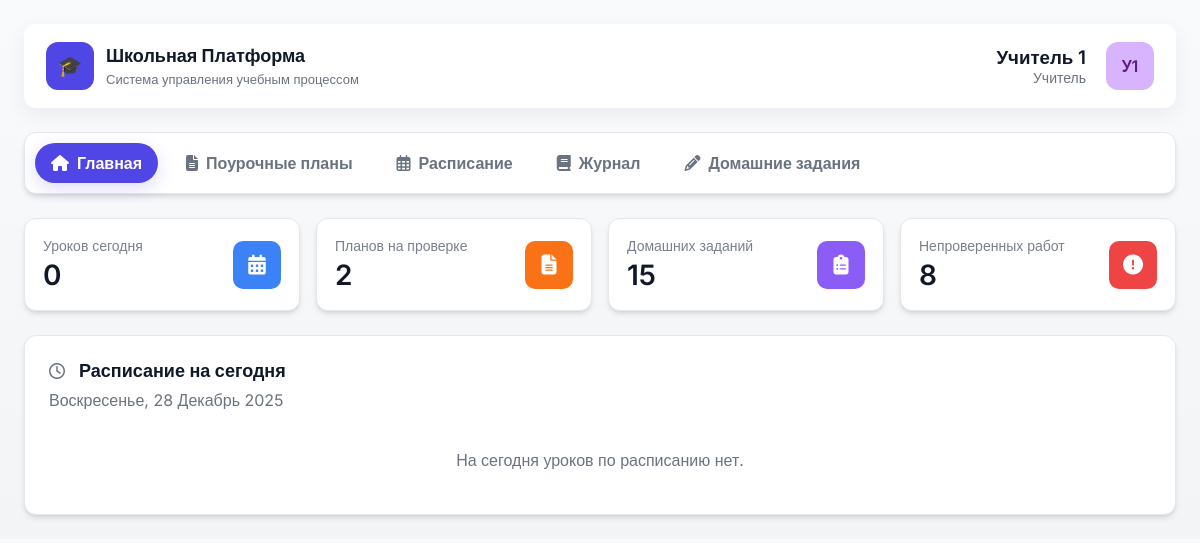
The app's page /teacher/dashboard/ (signed in) with its own data.
### bilimClassApp/models.py (models this page shows, shortened)
class Teacher(models.Model):
    user = models.OneToOneField(User, on_delete=models.CASCADE, primary_key=True)
    school = models.ForeignKey(School, on_delete=models.SET_NULL, null=True, blank=True, verbose_name="Школа")
    subjects = models.ManyToManyField(Subject, blank=True, verbose_name="Предметы, которые преподает")
    class Meta:
        verbose_name = "Учитель"
        verbose_name_plural = "Учителя"

### bilimClassApp/views.py (the view, shortened to what this page needs)
# urls.py: path('teacher/dashboard/', views.teacher_dashboard_view, name='teacher_dashboard'),
@login_required
def teacher_dashboard_view(request):
    try:
        teacher = request.user.teacher
    except Teacher.DoesNotExist:
        return render(request, 'error.html', {'message': 'Доступ только для учителей.'})
    today = date.today()
    today_weekday = today.isoweekday()
    schedule_today = Schedule.objects.filter(
        teacher=teacher, day_of_week=today_weekday
    ).order_by('start_time').select_related('subject', 'school_class')
    homeworks = Homework.objects.filter(teacher=teacher).annotate(
        submission_count=Count('submissions'),
        checked_count=Count('submissions', filter=Q(submissions__grade__isnull=False))
    ).prefetch_related('school_class', 'subject')
    homework_form = HomeworkForm(teacher=teacher)
    lessons_today_count = schedule_today.count()
    plans_to_check_count, homeworks_count, unchecked_works_count = 2, 15, 8
    full_schedule = Schedule.objects.filter(teacher=teacher).select_related('subject', 'school_class').order_by('start_time')
    lessons_by_day_num = {day: [] for day in range(1, 7)}
    for lesson in full_schedule:
        if lesson.day_of_week in lessons_by_day_num:
            lessons_by_day_num[lesson.day_of_week].append(lesson)
    schedule_for_template = []
    days_info = {1: "Понедельник", 2: "Вторник", 3: "Среда", 4: "Четверг", 5: "Пятница"}
    start_of_week = today - timedelta(days=today.weekday())
    for day_num, day_name in days_info.items():
        schedule_for_template.append({
            'day_number': day_num, 'day_name': day_name,
            'date': start_of_week + timedelta(days=day_num - 1),
            'lessons': lessons_by_day_num.get(day_num, [])
        })
    lessons_in_week_count = full_schedule.count()
    unique_classes_count = full_schedule.values('school_class').distinct().count()
    hours_in_week = f"{lessons_in_week_count * 0.75:.2f}".replace('.', ',')
    selected_school_id = request.GET.get('school_id')
    selected_class_id = request.GET.get('class_id')
    selected_subject_id = request.GET.get('subject_id')
    teacher_schools = School.objects.filter(schoolclass__teacherassignment__teacher=teacher).distinct()
    teacher_classes = SchoolClass.objects.none()
    if selected_school_id:
        teacher_classes = SchoolClass.objects.filter(school_id=selected_school_id, teacherassignment__teacher=teacher).distinct()
    teacher_subjects = Subject.objects.none()
    if selected_class_id:
        teacher_subjects = Subject.objects.filter(teacherassignment__school_class_id=selected_class_id, teacherassignment__teacher=teacher).distinct()
    journal_data = []
    date_range = []
    lesson_plans = LessonPlan.objects.filter(teacher=teacher).select_related(
        'school_class', 'subject'
    ).order_by('-date')
    lesson_plan_form = LessonPlanForm(teacher=teacher)
    context = {
        'teacher': teacher,
        'today': today,
        'today_weekday': today_weekday,
        'schedule_today': schedule_today, 'lessons_today_count': lessons_today_count,
        'plans_to_check_count': plans_to_check_count, 'homeworks_count': homeworks_count,
        'unchecked_works_count': unchecked_works_count,
        'schedule_for_template': schedule_for_template, 'lessons_in_week_count': lessons_in_week_count,
        'unique_classes_count': unique_classes_count, 'hours_in_week': hours_in_week,
        'all_schools': teacher_schools,
        'teacher_classes': teacher_classes,
        'teacher_subjects': teacher_subjects,
        'selected_school_id': int(selected_school_id) if selected_school_id else None,
        'selected_class_id': int(selected_class_id) if selected_class_id else None,
        'selected_subject_id': int(selected_subject_id) if selected_subject_id else None,
        'journal_data': journal_data,
        'date_range': date_range,
        'homeworks': homeworks,
        'homework_form': homework_form,
        'lesson_plans': lesson_plans,
        'lesson_plan_form': lesson_plan_form,
    }
    return render(request, 'bilimClassApp/teacher_dashboard.html', context)

### bilimClassApp/models.py (called while the page is built)
    def __str__(self):
        return self.name

    def __str__(self):
        return f"{self.school.name} - {self.name}"

### bilimClassApp/templates/bilimClassApp/teacher_dashboard.html (shortened to what this page needs)
{% load static %}
<!DOCTYPE html>
<html lang="ru">
<head>
    <link rel="stylesheet" href="https://cdnjs.cloudflare.com/ajax/libs/font-awesome/6.1.1/css/all.min.css">
    <link rel="stylesheet" href="{% static 'bilimClassApp/css/teacher_homework.css' %}">
    <link rel="stylesheet" href="{% static 'bilimClassApp/css/teacher_dashboard.css' %}">
    <link rel="stylesheet" href="{% static 'bilimClassApp/css/base.css' %}">
</head>
<body class="td-body">
<div class="td-container">
    <header class="td-header">
        <div class="td-logo-section">
            <div class="td-logo-icon">🎓</div>
            <div>
                <h1>Школьная Платформа</h1>
                <p>Система управления учебным процессом</p>
            </div>
        </div>
        <div class="td-user-section">
            <div class="td-user-info">
                <a href="{% url 'profile' %}" class="td-user-link">
                    <h3>{{ teacher.user.get_full_name }}</h3>
                </a>
                <p>Учитель</p>
            </div>
            <a href="{% url 'profile' %}" class="td-user-link">
                <div class="td-user-avatar">{{ teacher.user.first_name|first }}{{ teacher.user.last_name|first }}</div>
            </a>
        </div>
    </header>
    <main>
        <nav class="td-main-nav">
            <ul>
                <li><a class="active" data-tab="dashboard"><i class="fas fa-home"></i> Главная</a></li>
                <li><a data-tab="lesson-plans"><i class="fas fa-file-alt"></i> Поурочные планы</a></li>
                <li><a data-tab="schedule"><i class="far fa-calendar-alt"></i> Расписание</a></li>
                <li><a data-tab="journal"><i class="fas fa-book"></i> Журнал</a></li>
                <li><a data-tab="homework"><i class="fas fa-pencil-alt"></i> Домашние задания</a></li>
            </ul>
        </nav>
        <div class="tabs-container">
            <div id="dashboard-content" class="tab-content active">
                <section class="td-stats-cards">
                    <div class="td-stat-card">
                        <div class="stat-info">
                            <p>Уроков сегодня</p>
                            <h2>{{ lessons_today_count|default:0 }}</h2>
                        </div>
                        <div class="stat-icon blue">
                            <i class="fas fa-calendar-alt"></i>
                        </div>
                    </div>
                    <div class="td-stat-card">
                        <div class="stat-info">
                            <p>Планов на проверке</p>
                            <h2>{{ plans_to_check_count|default:0 }}</h2>
                        </div>
                        <div class="stat-icon orange">
                            <i class="fas fa-file-alt"></i>
                        </div>
                    </div>
                    <div class="td-stat-card">
                        <div class="stat-info">
                            <p>Домашних заданий</p>
                            <h2>{{ homeworks_count|default:0 }}</h2>
                        </div>
                        <div class="stat-icon purple">
                            <i class="fas fa-clipboard-list"></i>
                        </div>
                    </div>
                    <div class="td-stat-card">
                        <div class="stat-info">
                            <p>Непроверенных работ</p>
                            <h2>{{ unchecked_works_count|default:0 }}</h2>
                        </div>
                        <div class="stat-icon red">
                            <i class="fas fa-exclamation-circle"></i>
                        </div>
                    </div>
                </section>
                <section class="td-card">
                    <div class="td-card-header"><i class="far fa-clock"></i><h3>Расписание на сегодня</h3></div>
                    <p class="td-card-subtitle">{{ today|date:"l, j F Y" }}</p>
                    <div class="td-schedule-list">
                        {% for lesson in schedule_today %}
                        <div class="td-lesson-item">
                            <div class="td-lesson-time"><p>{{ lesson.start_time|time:"H:i" }}</p><span>{{ lesson.end_time|time:"H:i" }}</span></div>
                            <div class="td-lesson-info"><h4>{{ lesson.subject.name }}</h4><p>Класс {{ lesson.school_class.name }} • Кабинет {{ lesson.classroom }}</p></div>
                            <span class="td-lesson-status">Предстоит</span>
                        </div>
                        {% empty %}
                        <p style="text-align: center; padding: 20px; color: var(--text-secondary);">На сегодня уроков по расписанию нет.</p>
                        {% endfor %}
                    </div>
                </section>
            </div>
        </div>
    </main>
</div>
</body>
</html>

### bilimClassApp/static/bilimClassApp/css/base.css (style rules this page uses)
:root { --bg-main: #F9FAFB; --bg-widget: #FFFFFF; --text-primary: #111827; --text-secondary: #6B7280; --border-color: #E5E7EB; --accent-primary: #4F46E5; --accent-light: #EEF2FF; --accent-red: #EF4444; --accent-green: #059669; --status-pending-bg: #FEF3C7; --status-pending-text: #92400E; --status-review-bg: #DBEAFE; --status-review-text: #1E40AF; --status-checked-bg: #D1FAE5; --status-checked-text: #065F46; --grade-5-bg: #D1FAE5; --grade-5-text: #065F46; --grade-4-bg: #DBEAFE; --grade-4-text: #1E40AF; --grade-3-bg: #FEF3C7; --grade-3-text: #92400E; }
* { margin: 0; padding: 0; box-sizing: border-box; }
body { font-family: 'Inter', sans-serif; background-color: var(--bg-main); color: var(--text-primary); }
.td-main-nav { background-color: var(--bg-widget); border: 1px solid var(--border-color); border-radius: 12px; padding: 8px; margin-bottom: 24px; }
.td-main-nav ul { display: flex; list-style: none; gap: 8px; }
.td-main-nav a { display: flex; align-items: center; gap: 8px; padding: 10px 16px; text-decoration: none; color: var(--text-secondary); font-weight: 600; border-radius: 8px; transition: all 0.2s; }
.td-main-nav a.active { background-color: var(--accent-light); color: var(--accent-primary); }

### records on screen
Teacher: user.get_full_name "Учитель 1", user.first_name|first "У", user.last_name|first "1"

### other values on screen
{{ lessons_today_count|default:0 }} "0"
{{ plans_to_check_count|default:0 }} "2"
{{ homeworks_count|default:0 }} "15"
{{ unchecked_works_count|default:0 }} "8"
